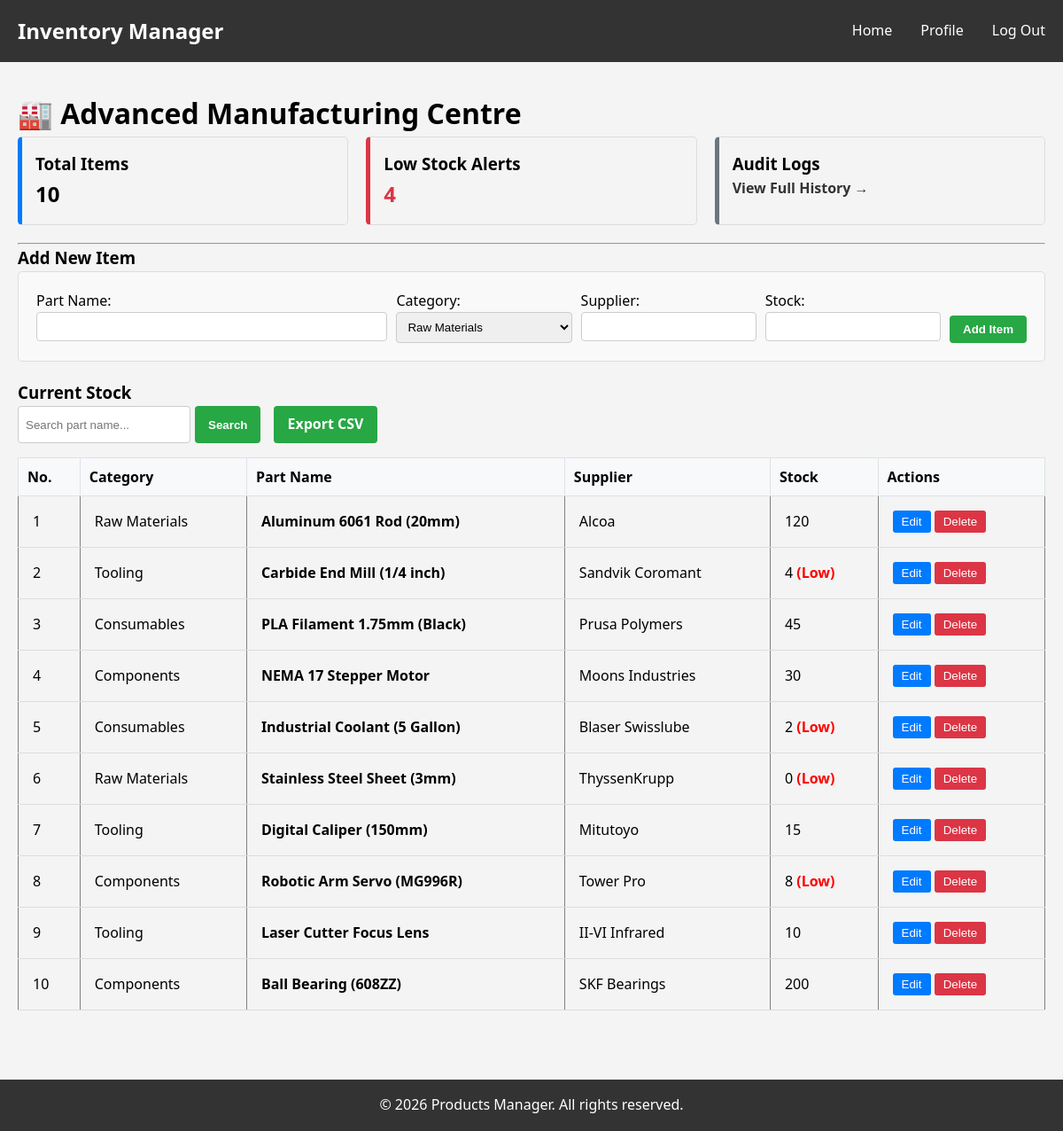
The page /pages/manage_inventory.php (signed in) on the database as committed earlier.
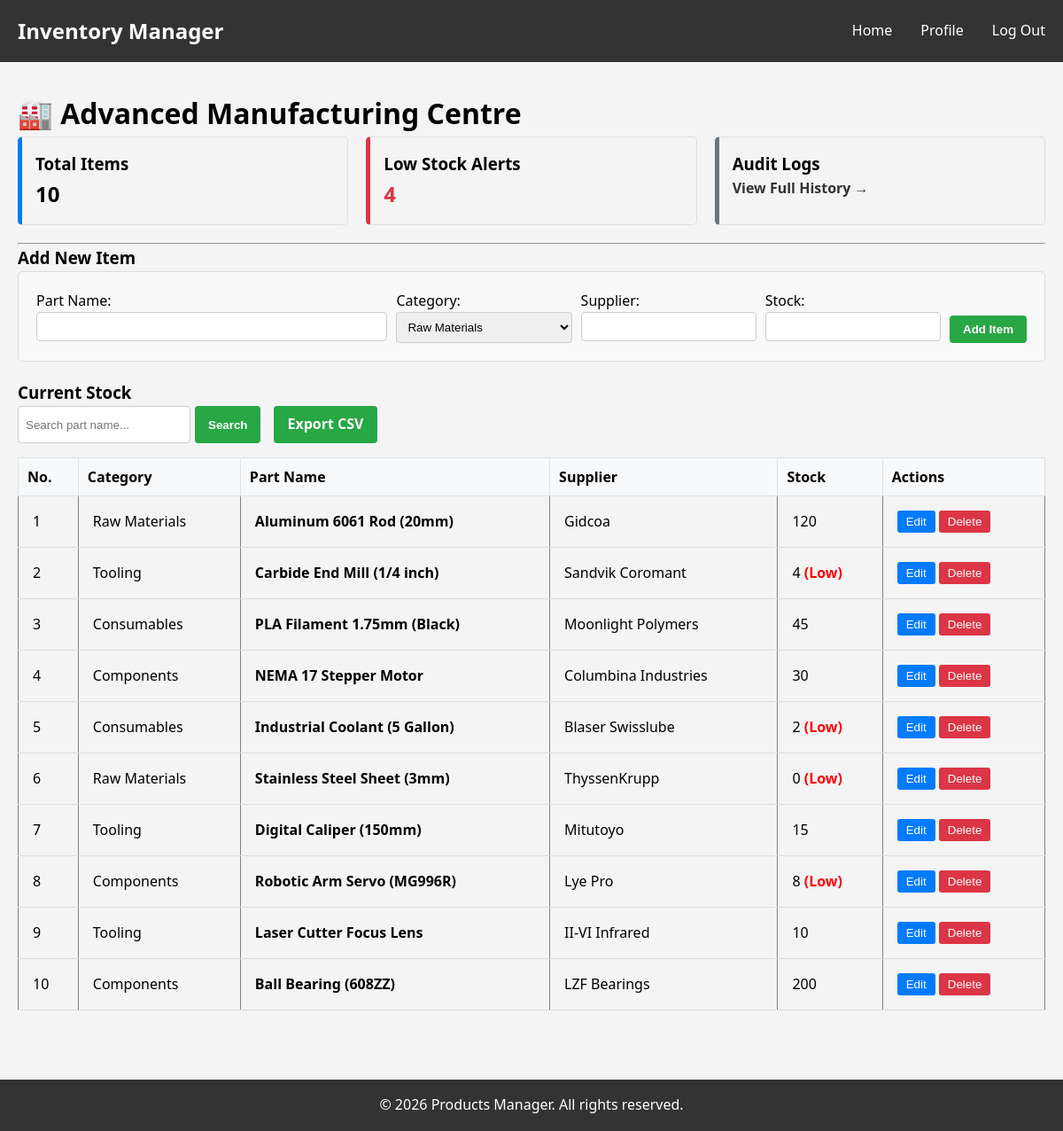
The same page on the database as committed later.
### tables this page shows
CREATE TABLE `inventory` (
    `id` INT AUTO_INCREMENT PRIMARY KEY,
    `part_name` VARCHAR(100) NOT NULL,
    `category` VARCHAR(50) DEFAULT 'General',
    `supplier` VARCHAR(100) DEFAULT 'Unknown',
    `stock_level` INT NOT NULL DEFAULT 0,
    `cost_per_part` FLOAT(5,2),  
    `status` ENUM('active', 'obsolete') DEFAULT 'active',
    `is_deleted` TINYINT(1) DEFAULT 0, 
    `updated_at` TIMESTAMP DEFAULT CURRENT_TIMESTAMP ON UPDATE CURRENT_TIMESTAMP
);

### utils/inventory_logic.php (called while the page is built, shortened)
<?php
function getInventory($conn, $search = '') {
    $items = [];
    try {
        if (!empty($search)) {
            $stmt = $conn->prepare("SELECT * FROM inventory WHERE (part_name LIKE ? OR category LIKE ? OR id = ?) AND is_deleted = 0 ORDER BY id ASC");
            $searchTerm = "%$search%";
            $stmt->bind_param("sss", $searchTerm, $searchTerm, $search);
            $stmt->execute();
            $result = $stmt->get_result();
        } else {
            $result = $conn->query("SELECT * FROM inventory WHERE is_deleted = 0 ORDER BY id ASC");
        }
        while ($row = $result->fetch_assoc()) {
            $items[] = $row;
        }
        return $items;
    } catch (Exception $e) { return []; }
}
?>

### pages/manage_inventory.php (the view, shortened to what the changed rows need)
<?php
require_once '../config/config.php';
require_once '../utils/inventory_logic.php';
$searchTerm = $_GET['search'] ?? '';
$inventoryItems = getInventory($conn, $searchTerm);
require_once '../includes/header.php';
?>
<link rel="stylesheet" href="../css/style.css">
<div class="container">
    <h1>🏭 Advanced Manufacturing Centre</h1>
    <table border="1" cellpadding="10" cellspacing="0" style="width: 100%; border-collapse: collapse; margin-bottom: 30px;">
        <tr style="background: #e9ecef; color: black; font-weight: bold;">
            <th style="padding: 10px; border: 1px solid #dee2e6;">No.</th>
            <th style="padding: 10px; border: 1px solid #dee2e6;">Category</th>
            <th style="padding: 10px; border: 1px solid #dee2e6;">Part Name</th>
            <th style="padding: 10px; border: 1px solid #dee2e6;">Supplier</th>
            <th style="padding: 10px; border: 1px solid #dee2e6;">Stock</th>
            <th style="padding: 10px; border: 1px solid #dee2e6;">Actions</th>
        </tr>
        <?php if (count($inventoryItems) > 0): ?>
            <?php $rowNumber = 1; ?>
            <?php foreach ($inventoryItems as $item): ?>
                <tr style="border-bottom: 1px solid #eee;">
                    <td><?php echo $rowNumber++; ?></td>
                    <td><?php echo htmlspecialchars($item['category']); ?></td>
                    <td><b><?php echo htmlspecialchars($item['part_name']); ?></b></td>
                    <td><?php echo htmlspecialchars($item['supplier']); ?></td>
                    <td>
                        <?php echo $item['stock_level']; ?>
                        <?php if($item['stock_level'] < 10) echo " <span style='color:red; font-weight:bold;'>(Low)</span>"; ?>
                    </td>
                    <td>
                        <button class="btn-blue" onclick="editItem(
                            '<?php echo $item['id']; ?>',
                            '<?php echo addslashes($item['part_name']); ?>',
                            '<?php echo $item['stock_level']; ?>',
                            '<?php echo addslashes($item['category']); ?>',
                            '<?php echo addslashes($item['supplier']); ?>'
                        )">Edit</button>
                        <form method="POST" style="display:inline;" onsubmit="return confirm('Delete this item?');">
                            <button class="btn-red">Delete</button>
                        </form>
                    </td>
                </tr>
            <?php endforeach; ?>
        <?php else: ?>
            <tr><td colspan="6" style="text-align: center;">No items found.</td></tr>
        <?php endif; ?>
    </table>
</div>

Rows that differ between the two databases and show on the page:
changed inventory "Aluminum 6061 Rod (20mm)": supplier "Alcoa" → "Gidcoa"
changed inventory "PLA Filament 1.75mm (Black)": supplier "Prusa Polymers" → "Moonlight Polymers"
changed inventory "NEMA 17 Stepper Motor": supplier "Moons Industries" → "Columbina Industries"
changed inventory "Robotic Arm Servo (MG996R)": supplier "Tower Pro" → "Lye Pro"
changed inventory "Ball Bearing (608ZZ)": supplier "SKF Bearings" → "LZF Bearings"
